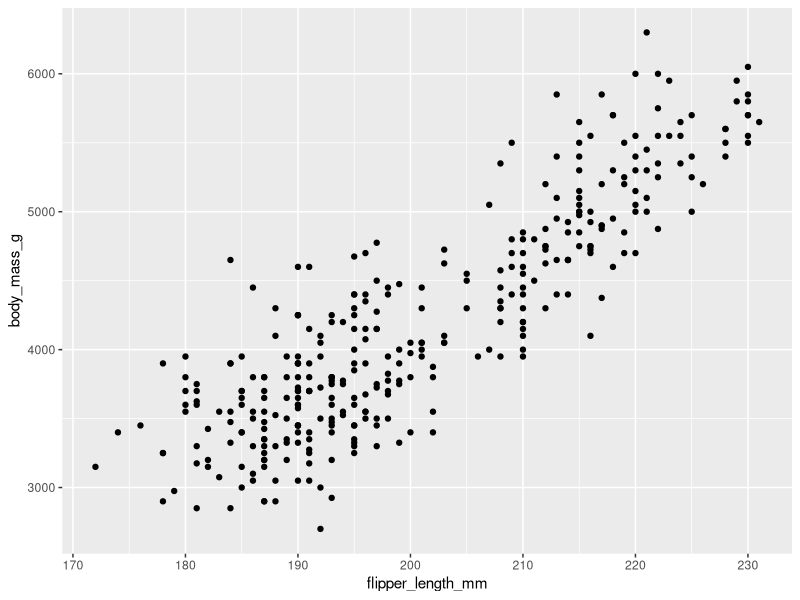
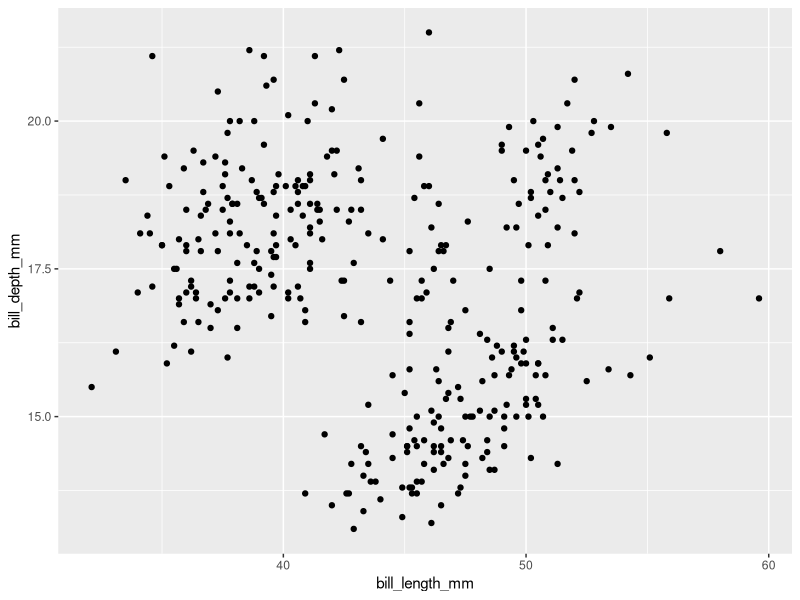
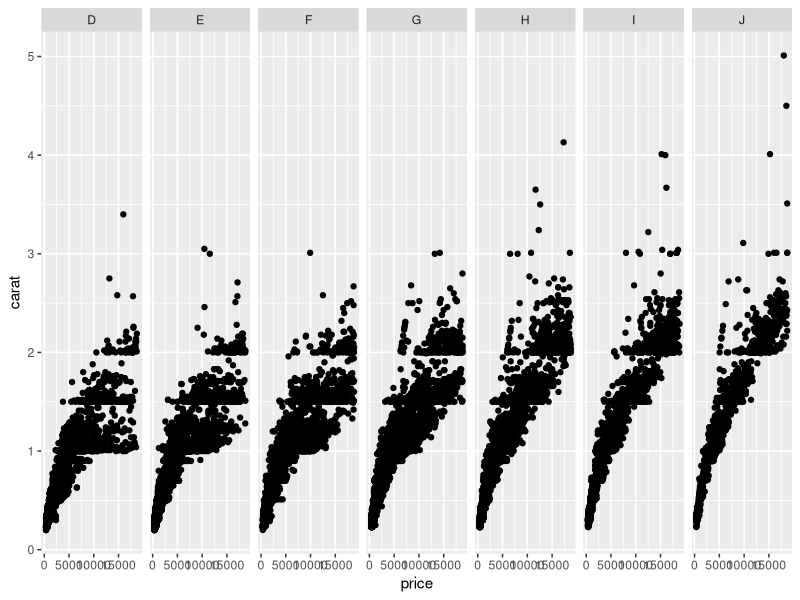

The R source for these figures, in order:
# practice ggplot()

library(palmerpenguins)
library(tidyverse)

data("penguins")
View(penguins)

ggplot(data = penguins) + geom_point(mapping = aes(x= flipper_length_mm, y = body_mass_g)) 

ggplot(data = penguins) + geom_point(mapping = aes(x= bill_length_mm, y = bill_depth_mm)) 




install.packages("Diamonds")
data(Diamonds)

View(diamonds)

ggplot(data = diamonds) + geom_point(mapping = aes(x = price,y = carat)) + facet_grid(~color)






